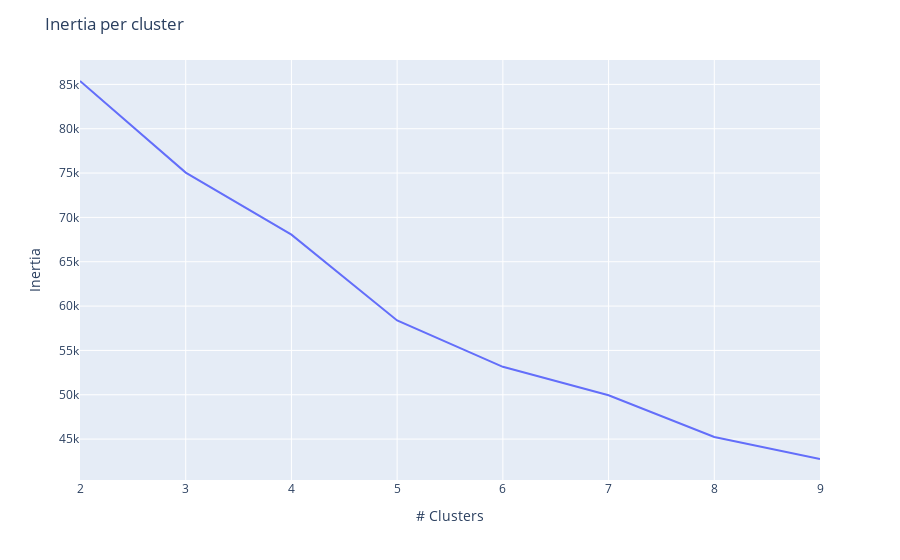

Notebook code for this chart:
### Code cell
wcss_frame = pd.DataFrame(wcss)
k_frame = pd.Series(k)

# Create figure
fig= px.line(
    wcss_frame,
    x=k_frame,
    y=wcss_frame.iloc[:,-1]
)

# Create title and axis labels
fig.update_layout(
    yaxis_title="Inertia",
    xaxis_title="# Clusters",
    title="Inertia per cluster"
)

fig.show()

### Figure 1 — Plotly figure (JSON) as saved in the notebook; plotly's stock layout.template omitted (floating-point values rounded to 4 significant figures)
{"data": [{"hovertemplate": "x=%{x}<br>y=%{y}<extra></extra>", "legendgroup": "", "line": {"color": "#636efa", "dash": "solid"}, "marker": {"symbol": "circle"}, "mode": "lines", "name": "", "orientation": "v", "showlegend": false, "type": "scatter", "x": [2, 3, 4, 5, 6, 7, 8, 9], "xaxis": "x", "y": [85380.0, 75050.0, 68060.0, 58380.0, 53150.0, 49950.0, 45230.0, 42760.0], "yaxis": "y"}], "layout": {"legend": {"tracegroupgap": 0}, "margin": {"t": 60}, "title": {"text": "Inertia per cluster"}, "xaxis": {"anchor": "y", "domain": [0, 1], "title": {"text": "# Clusters"}}, "yaxis": {"anchor": "x", "domain": [0, 1], "title": {"text": "Inertia"}}}}
